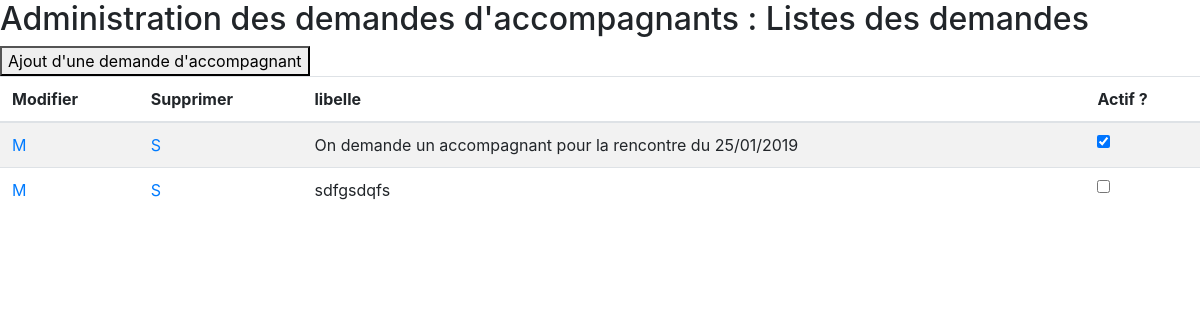
The page /src/body/dda-liste.php on the database its author committed.
### tables this page shows
CREATE TABLE `dde_accompagnant` (
  `dda_id` int(11) NOT NULL,
  `dda_lib` text NOT NULL,
  `dda_actif` int(1) NOT NULL DEFAULT '0',
  `dda_created_at` datetime NOT NULL,
  `dda_updated_at` datetime DEFAULT NULL,
  `dda_deleted_at` datetime DEFAULT NULL
);

### src/class/DDABase.php (called while the page is built, shortened)
<?php
class DdaBase
{
    public function getDdaActifs($db){
        $sql_dda = "SELECT * FROM `dde_accompagnant` WHERE dda_deleted_at is null ";
        $rs_dda = $db->query($sql_dda);
        return $rs_dda;
    }
}

### src/body/dda-liste.php (the view, shortened to what this page needs)
<?php
require_once '../class/DDABase.php';
$o_pdo = new Database();
$o_conn = $o_pdo->makeConnect();
$o_dda = new DdaBase();
$dda = $o_dda->getDdaActifs($o_conn);
$dd = $dda->fetchall();
?>
    <link rel="stylesheet" href="https://stackpath.bootstrapcdn.com/bootstrap/4.4.1/css/bootstrap.min.css">
    <h2>Administration des demandes d'accompagnants : Listes des demandes</h2>
    <a href="dda-details.php?mode=ajout">
        <button type="submit">Ajout d'une demande d'accompagnant</button>
    </a>
    <table class="table table-striped">
        <thead>
        <tr>
            <th>Modifier</th>
            <th>Supprimer</th>
            <th>libelle</th>
            <th>Actif ?</th>
        </tr>
        </thead>
        <tbody>
        <?php foreach ($dd as $d){ ?>
            <tr>
                <td><a href="dda-details.php?mode=modif&id_dda=<?php echo $d['dda_id']?>">M</a></td>
                <td><a href="../traitements/dda-suppression.php?&id_dda=<?php echo $d['dda_id']?>">S</td>
                <td><?php echo $d["dda_lib"] ?></td>
                <td><input type="checkbox" <?php if ($d["dda_actif"] == "1") echo "checked"?> ></td>
            </tr>
        <?php } ?>
        </tbody>
    </table>

### rows shown on the page
dde_accompagnant: dda_lib "On demande un accompagnant pour la rencontre du 25/01/2019", dda_actif "☑"
dde_accompagnant: dda_lib "sdfgsdqfs"
